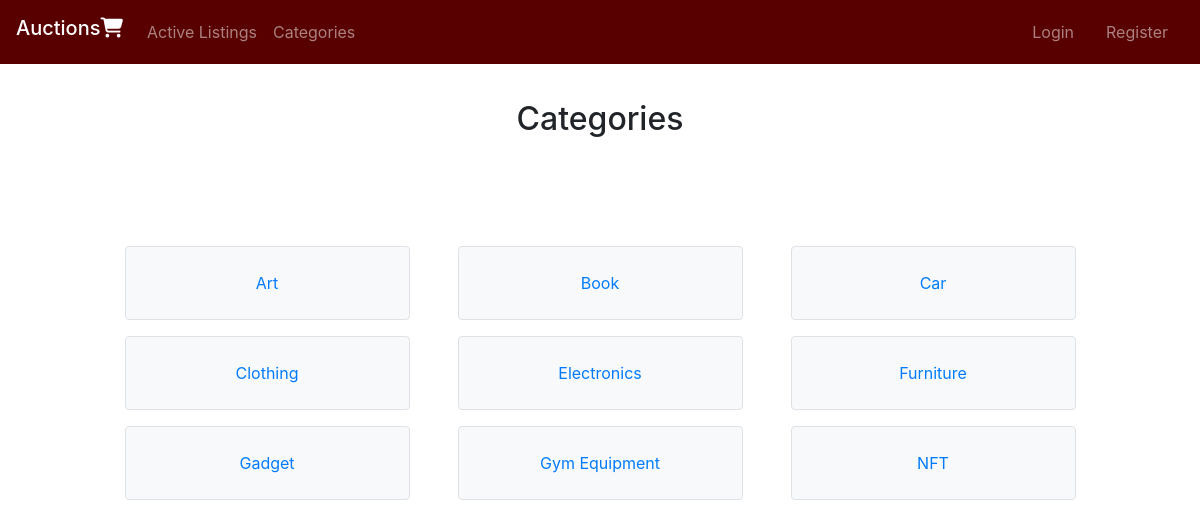
The page /categories on the database its author committed.
### auctions/models.py (models this page shows, shortened)
class Category(models.Model):
    categorified = models.CharField(max_length=100)
    """ Orders categorified names alphabetically """
    class Meta:
        ordering = ['categorified']

### auctions/views.py (the view)
# urls.py: path("categories", views.categories, name="categories"),
def categories(request):
    return render (request, "auctions/categories.html", {
        "categories": Category.objects.all().order_by('categorified')
    })

### auctions/templates/auctions/categories.html (shortened to what this page needs)
{% extends "auctions/layout.html" %}
{% block body %}
    <h2 class="text-center titel Yo">Categories</h2>
    <div class="container pb-4">
        <div class="row justify-content-center text-center">
            {% for category in categories %}
                <div class="col-lg-3 col-sm-4 border rounded mx-4 my-2 p-2 py-auto py-lg-4 btn-light">
                    <a class="category stretched-link text-decoration-none textdark" href="{% url 'category' category.id %}">{{ category.categorified }}</a>
                </div>
            {% empty %}
                No categories found
            {% endfor %}
        </div>
    </div>
{% endblock%}

### auctions/static/styles.css (style rules this page uses)
.Yo { margin: 100px 0px; }

### rows shown on the page
Category: categorified "Art"
Category: categorified "Book"
Category: categorified "Car"
Category: categorified "Clothing"
Category: categorified "Electronics"
Category: categorified "Furniture"
Category: categorified "Gadget"
Category: categorified "Gym Equipment"
Category: categorified "NFT"
